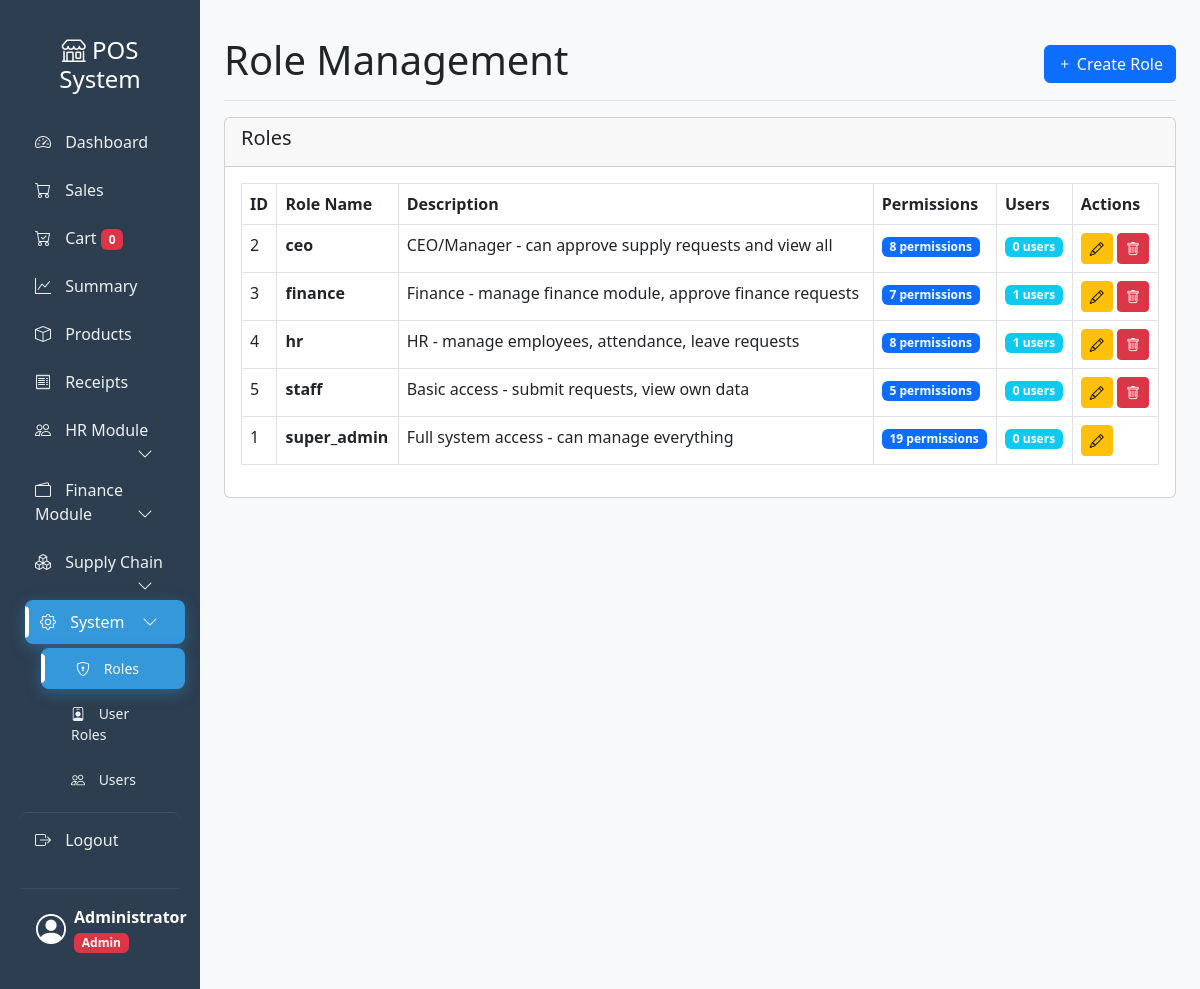
Screenshot of /pos-system/pages/roles.php (signed in) with the database file from the repository.
### tables this page shows
CREATE TABLE `roles` (
  `id` int(11) NOT NULL,
  `role_name` varchar(50) NOT NULL,
  `description` text DEFAULT NULL,
  `created_at` timestamp NOT NULL DEFAULT current_timestamp()
);

### pos-system/includes/rbac/roles.php (called while the page is built, shortened)
<?php
require_once __DIR__ . '/../../config/database.php';
if (!function_exists('getAllRoles')) {
function getAllRoles() {
    global $pdo;
    $stmt = $pdo->query("SELECT * FROM roles ORDER BY role_name");
    return $stmt->fetchAll();
}
function getPermissionsByRole($role_id) {
    global $pdo;
    $stmt = $pdo->prepare("
        SELECT p.* FROM permissions p
        JOIN role_permissions rp ON p.id = rp.permission_id
        WHERE rp.role_id = ?
        ORDER BY p.module, p.permission_name
    ");
    $stmt->execute([$role_id]);
    return $stmt->fetchAll();
}
}
?>

### pos-system/pages/roles.php (the view, shortened to what this page needs)
<?php
require_once '../config/database.php';
require_once '../includes/header.php';
require_once '../includes/sidebar.php';
?>
<main class="col-md-10 ms-sm-auto px-md-4 main-content">
    <div class="d-flex justify-content-between flex-wrap flex-md-nowrap align-items-center pt-3 pb-2 mb-3 border-bottom">
        <h1>Role Management</h1>
        <button class="btn btn-primary" data-bs-toggle="modal" data-bs-target="#addRoleModal">
            <i class="bi bi-plus"></i> Create Role
        </button>
    </div>
    <div class="card">
        <div class="card-header">
            <h5>Roles</h5>
        </div>
        <div class="card-body">
            <div class="table-responsive">
                <table class="table table-bordered table-hover">
                    <thead>
                        <tr>
                            <th>ID</th>
                            <th>Role Name</th>
                            <th>Description</th>
                            <th>Permissions</th>
                            <th>Users</th>
                            <th>Actions</th>
                        </tr>
                    </thead>
                    <tbody>
                        <?php
                        $roles = getAllRoles();
                        if(!empty($roles)):
                        foreach($roles as $role):
                            $perms = getPermissionsByRole($role['id']);
                            $user_count = $pdo->prepare("SELECT COUNT(*) FROM user_roles WHERE role_id = ?");
                            $user_count->execute([$role['id']]);
                            $count = $user_count->fetchColumn();
                        ?>
                        <tr>
                            <td><?php echo $role['id']; ?></td>
                            <td><strong><?php echo $role['role_name']; ?></strong></td>
                            <td><?php echo $role['description']; ?></td>
                            <td><span class="badge bg-primary"><?php echo count($perms); ?> permissions</span></td>
                            <td><span class="badge bg-info"><?php echo $count; ?> users</span></td>
                            <td>
                                <button class="btn btn-sm btn-warning" onclick="editRole(<?php echo $role['id']; ?>)">
                                    <i class="bi bi-pencil"></i>
                                </button>
                                <?php if($role['role_name'] != 'super_admin' && $role['role_name'] != 'admin'): ?>
                                <button class="btn btn-sm btn-danger" onclick="deleteRole(<?php echo $role['id']; ?>, '<?php echo $role['role_name']; ?>')">
                                    <i class="bi bi-trash"></i>
                                </button>
                                <?php endif; ?>
                            </td>
                        </tr>
                        <?php endforeach; ?>
                        <?php else: ?>
                        <tr>
                            <td colspan="6" class="text-center">No roles found. Please create one.</td>
                        </tr>
                        <?php endif; ?>
                    </tbody>
                </table>
            </div>
        </div>
    </div>
</main>
<?php require_once '../includes/footer.php'; ?>

### pos-system/assets/css/custom.css (style rules this page uses)
body { background-color: #f8f9fa; }
.main-content { padding: 20px; }

### rows the page displays
roles: id "2", role_name "ceo", description "CEO/Manager - can approve supply requests and view all", count($perms) "8", count "0"
roles: id "3", role_name "finance", description "Finance - manage finance module, approve finance requests", count($perms) "7", count "1"
roles: id "4", role_name "hr", description "HR - manage employees, attendance, leave requests", count($perms) "8", count "1"
roles: id "5", role_name "staff", description "Basic access - submit requests, view own data", count($perms) "5", count "0"
roles: id "1", role_name "super_admin", description "Full system access - can manage everything", count($perms) "19", count "0"

### other values shown
count($_SESSION['cart'] ?? []) "0"
$_SESSION['full_name'] "Administrator"
$role "Admin"
